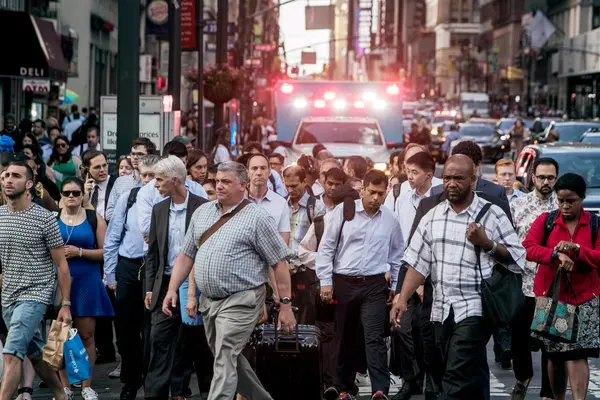
#> input picture Yolo_prediction/street_image_2.jpg, 600 x 400 px
$ jupyter execute --allow-errors yolo_predictions.ipynb
#> lines starting #> are read from the running program, lines starting #| are printed output that depends on the picture
[cell 1]
import cv2
import numpy as np
import os
import yaml
from yaml.loader import SafeLoader

[cell 2]
with open('data.yaml', mode='r') as f:
    data_yaml = yaml.load(f, Loader=SafeLoader)

labels = data_yaml['names']
print(labels)

#> (a cell that did not finish here is left out)

[cell 4]
img = cv2.imread('./street_image_2.jpg')
#> img is the input picture: shape (400, 600, 3); mean B, G, R 89.2, 85.7, 96.6
image = img.copy()
row, col, d = image.shape
#> row = 400; col = 600; d = 3


# get the YOLO prediction from the the image
# step-1 convert image into square image (array)
max_rc = max(row,col)
#> max_rc = 600
input_image = np.zeros((max_rc,max_rc,3),dtype=np.uint8)
input_image[0:row,0:col] = image
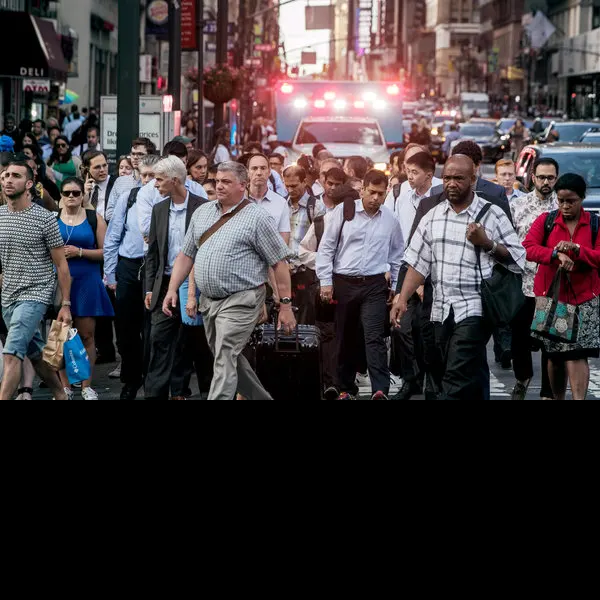
#> input_image: shape (600, 600, 3); mean B, G, R 59.5, 57.1, 64.4
# step-2: get prediction from square array
INPUT_WH_YOLO = 640
blob = cv2.dnn.blobFromImage(input_image,1/255,(INPUT_WH_YOLO,INPUT_WH_YOLO),swapRB=True,crop=False)
#> (the rest of this cell did not finish here and is left out)


$ run again, with Yolo_prediction/street_image.jpg copied over Yolo_prediction/street_image_2.jpg
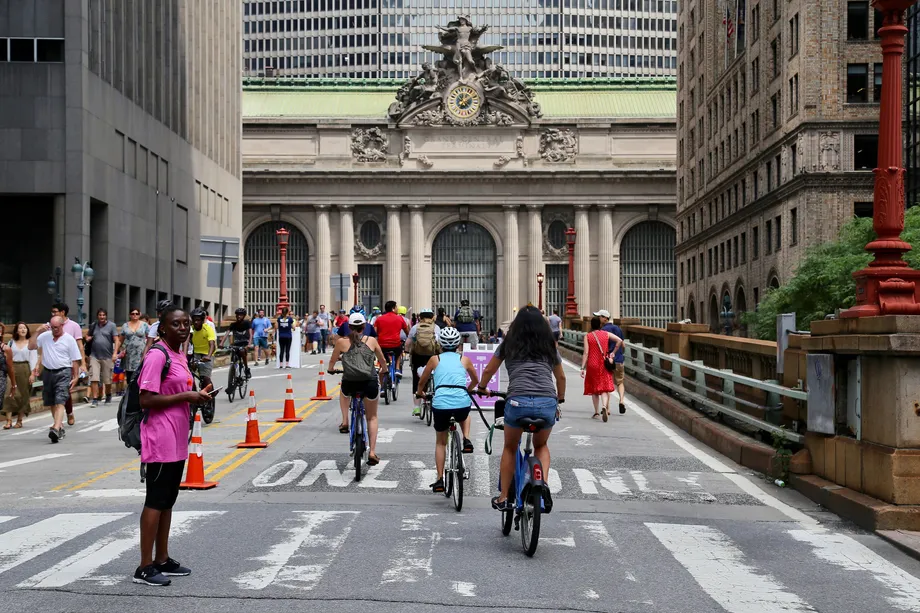
#> input picture Yolo_prediction/street_image.jpg, 920 x 613 px
#> img is the input picture: shape (613, 920, 3); mean B, G, R 104.9, 107.8, 113.8
#> `input_image[0:row,0:col] = image`:
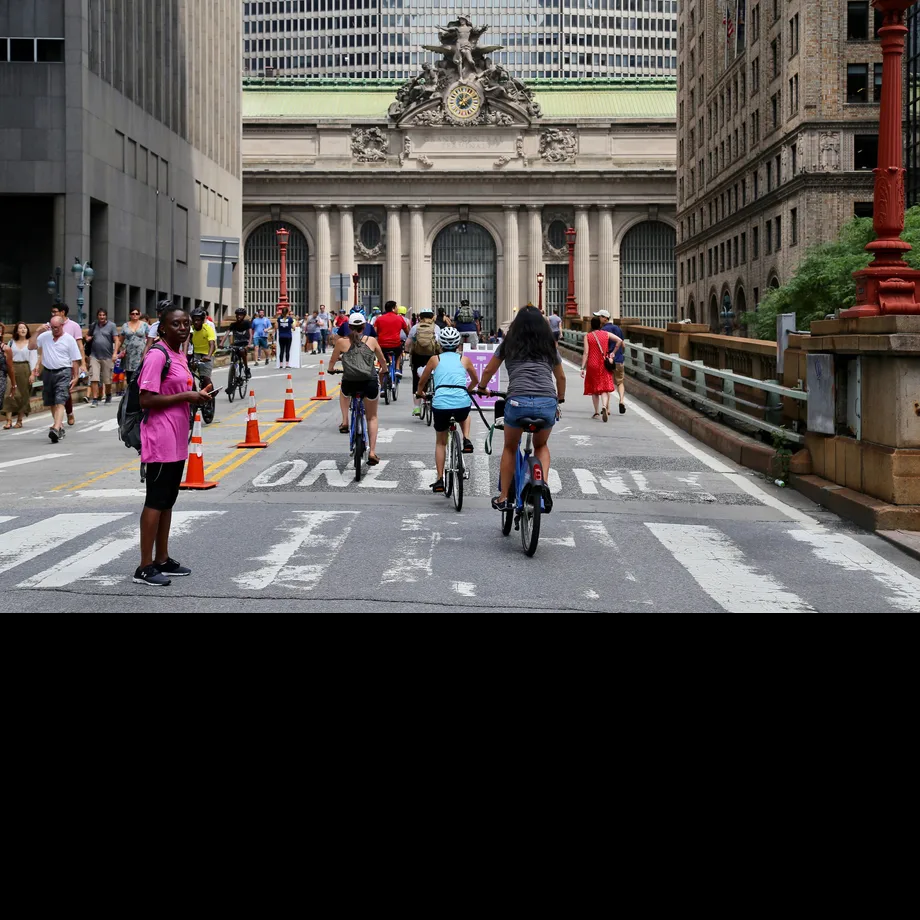
#> input_image: shape (920, 920, 3); mean B, G, R 69.9, 71.8, 75.8
